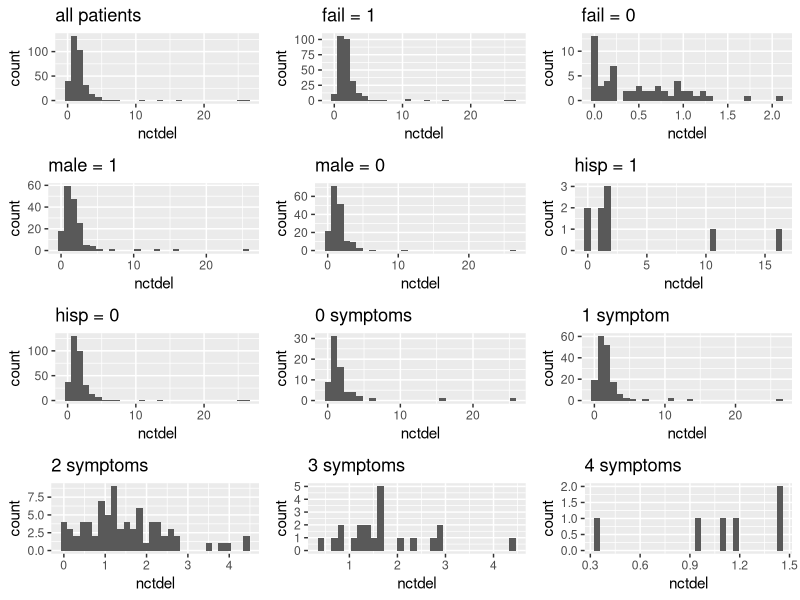

Generate this figure with R:
## ---- chunk 1
knitr::opts_chunk$set(echo = TRUE)
library(ggplot2)
require(gridExtra)

kellydat = read.table("kellydat.txt", header = TRUE)
kellydat$sn0 = ifelse(kellydat$sn1 + kellydat$sn2 + kellydat$sn3 + kellydat$all4, 0, 1)
## ---- chunk 2
all = ggplot(data=kellydat, aes(nctdel)) + geom_histogram() + ggtitle("all patients")
fail_1 = ggplot(data=kellydat[kellydat$fail == 1,], aes(nctdel)) + geom_histogram() + ggtitle("fail = 1")
fail_0 = ggplot(data=kellydat[kellydat$fail == 0,], aes(nctdel)) + geom_histogram() + ggtitle("fail = 0")
male_1 = ggplot(data=kellydat[kellydat$male == 1,], aes(nctdel)) + geom_histogram() + ggtitle("male = 1")
male_0 = ggplot(data=kellydat[kellydat$male == 0,], aes(nctdel)) + geom_histogram() + ggtitle("male = 0")
hisp_1 = ggplot(data=kellydat[kellydat$hisp == 1,], aes(nctdel)) + geom_histogram() + ggtitle("hisp = 1")
hisp_0 = ggplot(data=kellydat[kellydat$hisp == 0,], aes(nctdel)) + geom_histogram() + ggtitle("hisp = 0")
sn0_1 = ggplot(data=kellydat[kellydat$sn0 == 1,], aes(nctdel)) + geom_histogram() + ggtitle("0 symptoms")
sn1_1 = ggplot(data=kellydat[kellydat$sn1 == 1,], aes(nctdel)) + geom_histogram() + ggtitle("1 symptom")
sn2_1 = ggplot(data=kellydat[kellydat$sn2 == 1,], aes(nctdel)) + geom_histogram() + ggtitle("2 symptoms")
sn3_1 = ggplot(data=kellydat[kellydat$sn3 == 1,], aes(nctdel)) + geom_histogram() + ggtitle("3 symptoms")
all4_1 = ggplot(data=kellydat[kellydat$all4 == 1,], aes(nctdel)) + geom_histogram() + ggtitle("4 symptoms")

grid.arrange(all, fail_1, fail_0, male_1, male_0, hisp_1, hisp_0, sn0_1, sn1_1, sn2_1, sn3_1, all4_1, ncol=3)
